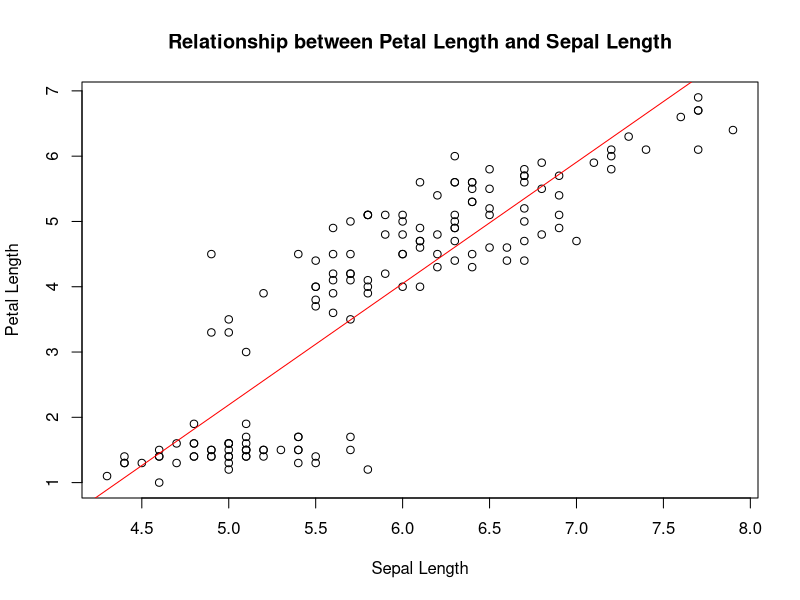

Recreate this plot in R.
# C225 Tirth Rank Linear Regression
# Load the iris dataset
data(iris)

# Create a linear regression model to predict petal length based on sepal length
model <- lm(Petal.Length ~ Sepal.Length, data = iris)

# Print the model summary
summary(model)

# Plot the relationship between petal length and sepal length with the regression line
plot(Petal.Length ~ Sepal.Length, data = iris, main = "Relationship between Petal Length and Sepal Length",
     xlab = "Sepal Length", ylab = "Petal Length")
abline(model, col = "red")
